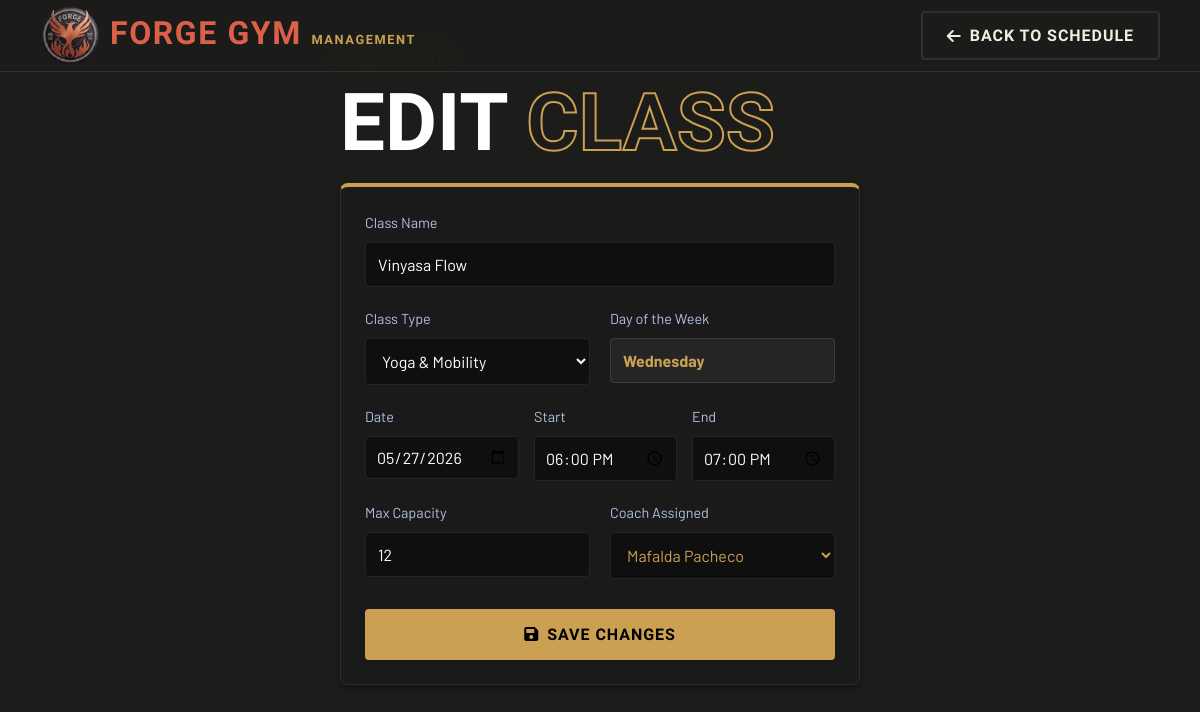
The app's page /pages/edit_class.php?id=6 (signed in) with its own data.
### tables this page shows
CREATE TABLE classes (
    id          INTEGER PRIMARY KEY AUTOINCREMENT,
    name        TEXT NOT NULL,
    type        TEXT NOT NULL,
    trainer_id  INTEGER,
    class_date  TEXT NOT NULL,
    day_of_week TEXT,
    start_time  TEXT,
    end_time    TEXT,
    capacity    INTEGER,
    FOREIGN KEY (trainer_id) REFERENCES trainers(id)
);

CREATE TABLE trainers (
    id              INTEGER PRIMARY KEY AUTOINCREMENT,
    name            TEXT NOT NULL,
    role            TEXT,
    bio             TEXT,
    specializations TEXT,
    quote           TEXT,
    image_path      TEXT
);

### pages/edit_class.php (the view, shortened to what this page needs)
<?php
$class_id = isset($_GET['id']) ? (int)$_GET['id'] : 0;
try {
    $pdo = new PDO('sqlite:' . DB_PATH);
    $pdo->setAttribute(PDO::ATTR_ERRMODE, PDO::ERRMODE_EXCEPTION);
    $stmtClass = $pdo->prepare("SELECT * FROM classes WHERE id = ?");
    $stmtClass->execute([$class_id]);
    $class = $stmtClass->fetch(PDO::FETCH_ASSOC);
    $trainers = $pdo->query("SELECT id, name FROM trainers ORDER BY name ASC")->fetchAll(PDO::FETCH_ASSOC);
} catch (PDOException $e) {
    die("Database failure: " . $e->getMessage());
}
?>
<!DOCTYPE html>
<html lang="en">
<head>
  <link rel="stylesheet" href="../css/style.css" />
  <link rel="stylesheet" href="https://cdnjs.cloudflare.com/ajax/libs/font-awesome/6.0.0/css/all.min.css">
</head>
<body style="background: var(--color-bg); color: white;">
  <header class="header">
    <div class="container header__inner">
      <a href="../index.php" class="logo">
        <img src="../images/logo.png" alt="FORGE GYM" class="logo__img" />
        <span class="logo__text">FORGE GYM <span style="color: var(--color-gold); font-size: 0.8rem;">MANAGEMENT</span></span>
      </a>
      <nav class="nav" style="justify-content: flex-end;">
        <a href="plan.php" class="btn btn--ghost"><i class="fas fa-arrow-left"></i> Back to Schedule</a>
      </nav>
    </div>
  </header>
  <main class="container page-spacing" style="max-width: 600px; padding-top: 3rem;">
    <header class="page-header" style="text-align: left; margin-bottom: var(--sp-6);">
      <p class="eyebrow" style="color: var(--color-gold);">Class Editor</p>
      <h1 class="page-title">EDIT <span class="page-title--outline">CLASS</span></h1>
    </header>
    <section class="card" style="border-top: 4px solid var(--color-gold); background: #1a1a1a; padding: var(--sp-6);">
      <form action="edit_class.php?id=<?php echo $class_id; ?>" method="POST" style="display: flex; flex-direction: column; gap: 20px;">
        <div class="input-group">
          <label style="display: block; margin-bottom: 8px; color: var(--color-text-muted); font-size: 0.9rem;">Class Name</label>
          <input type="text" name="name" class="form-control" style="width: 100%; padding: 12px; background: rgba(0,0,0,0.4); border: 1px solid var(--color-border); color: white; border-radius: 4px;" value="<?php echo htmlspecialchars($class['name']); ?>" required>
        </div>
        <div style="display: grid; grid-template-columns: 1fr 1fr; gap: 20px;">
          <div>
            <label style="display: block; margin-bottom: 8px; color: var(--color-text-muted); font-size: 0.9rem;">Class Type</label>
            <select name="type" class="form-control" style="width: 100%; padding: 12px; background: rgba(0,0,0,0.4); border: 1px solid var(--color-border); color: white; border-radius: 4px;">
              <option value="Yoga" <?php echo $class['type'] === 'Yoga' ? 'selected' : ''; ?>>Yoga & Mobility</option>
            </select>
          </div>
          <div>
            <label style="display: block; margin-bottom: 8px; color: var(--color-text-muted); font-size: 0.9rem;">Day of the Week</label>
            <input type="text" id="day_display" class="form-control" style="width: 100%; padding: 12px; background: rgba(255,255,255,0.05); border: 1px solid rgba(255,255,255,0.1); color: var(--color-gold); border-radius: 4px; cursor: not-allowed; font-weight: bold;" value="<?php echo htmlspecialchars($class['day_of_week']); ?>" disabled>
          </div>
        </div>
        <div style="display: grid; grid-template-columns: 1fr 1fr 1fr; gap: 15px;">
          <div>
            <label style="display: block; margin-bottom: 8px; color: var(--color-text-muted); font-size: 0.9rem;">Date</label>
            <input type="date" id="class_date_input" name="class_date" class="form-control" style="width: 100%; padding: 10px; background: rgba(0,0,0,0.4); border: 1px solid var(--color-border); color: white; border-radius: 4px;" value="<?php echo $class['class_date']; ?>" required onchange="updateDay()">
          </div>
          <div>
            <label style="display: block; margin-bottom: 8px; color: var(--color-text-muted); font-size: 0.9rem;">Start</label>
            <input type="time" name="start_time" class="form-control" style="width: 100%; padding: 10px; background: rgba(0,0,0,0.4); border: 1px solid var(--color-border); color: white; border-radius: 4px;" value="<?php echo $class['start_time']; ?>" required>
          </div>
          <div>
            <label style="display: block; margin-bottom: 8px; color: var(--color-text-muted); font-size: 0.9rem;">End</label>
            <input type="time" name="end_time" class="form-control" style="width: 100%; padding: 10px; background: rgba(0,0,0,0.4); border: 1px solid var(--color-border); color: white; border-radius: 4px;" value="<?php echo $class['end_time']; ?>" required>
          </div>
        </div>
        <div style="display: grid; grid-template-columns: 1fr 1fr; gap: 20px;">
          <div>
            <label style="display: block; margin-bottom: 8px; color: var(--color-text-muted); font-size: 0.9rem;">Max Capacity</label>
            <input type="number" name="capacity" class="form-control" style="width: 100%; padding: 12px; background: rgba(0,0,0,0.4); border: 1px solid var(--color-border); color: white; border-radius: 4px;" value="<?php echo $class['capacity']; ?>" min="1" required>
          </div>
          <div>
            <label style="display: block; margin-bottom: 8px; color: var(--color-text-muted); font-size: 0.9rem;">Coach Assigned</label>
            <?php if ($_SESSION['role'] === 'admin'): ?>
              <select name="trainer_id" class="form-control" style="width: 100%; padding: 12px; background: rgba(0,0,0,0.4); border: 1px solid var(--color-border); color: var(--color-gold); border-radius: 4px;">
                <?php foreach ($trainers as $t): ?>
                  <option value="<?php echo $t['id']; ?>" <?php echo $class['trainer_id'] == $t['id'] ? 'selected' : ''; ?>><?php echo htmlspecialchars($t['name']); ?></option>
                <?php endforeach; ?>
              </select>
            <?php endif; ?>
          </div>
        </div>
        <button type="submit" class="btn btn--primary" style="margin-top: 10px; width: 100%; background: var(--color-gold); border-color: var(--color-gold); color: black; font-weight: bold; padding: 14px;">
          <i class="fas fa-save"></i> Save Changes
        </button>
      </form>
    </section>
  </main>
</body>
</html>

### css/01-base.css (style rules this page uses)
:root { --color-bg: #1C1C1A; --color-bg-alt: #161614; --color-bg-surface: #242422; --color-border: rgba(177, 191, 226, 0.12); --color-primary: #16336F; --color-primary-hover:#1a3d87; --color-gold: #CBA052; --color-accent: #FE492A; --color-accent-hover: #e03e22; --color-logo: #da604a; --color-text: #F0EEDF; --color-text-muted: #B1BFE2; --color-text-dim: rgba(177, 191, 226, 0.35); --color-on-primary: #F0EEDF; --color-on-accent: #F0EEDF; --font-display: 'Barlow Condensed', sans-serif; --font-body: 'Barlow', sans-serif; --text-xs: 0.75rem; --text-sm: 0.875rem; --text-base: 1rem; --text-lg: 1.125rem; --text-2xl: 1.5rem; --text-3xl: 2rem; --text-4xl: 2.75rem; --text-5xl: 4rem; --sp-2: 0.5rem; --sp-3: 0.75rem; --sp-4: 0.90rem; --sp-6: 1.5rem; --sp-8: 2rem; --sp-10: 2.5rem; --radius-sm: 4px; --radius-md: 8px; --radius-lg: 16px; --radius-full: 9999px; --t-fast: 0.15s ease; --t-base: 0.25s ease; --t-slow: 0.4s ease; --container-max: 1200px; --container-pad: clamp(1rem, 5vw, 2.5rem); --header-h: 4.5rem; }
*, *::before, *::after { box-sizing: border-box; margin: 0; padding: 0; }
body { min-height: 100vh; background-color: var(--color-bg); color: var(--color-text); font-family: var(--font-body); font-size: var(--text-base); line-height: 1.6; -webkit-font-smoothing: antialiased; }
a { color: inherit; text-decoration: none; }
button { cursor: pointer; font-family: inherit; background: none; border: none; }

### css/02-components.css (style rules this page uses)
.btn { display: inline-flex; align-items: center; justify-content: center; gap: var(--sp-2); padding: 0.625rem 1.5rem; font-family: var(--font-display); font-size: var(--text-base); font-weight: 700; letter-spacing: 0.06em; text-transform: uppercase; border: 2px solid transparent; border-radius: var(--radius-sm); transition: all var(--t-fast); white-space: nowrap; }
.btn--primary { background-color: var(--color-accent); color: var(--color-on-accent); border-color: var(--color-accent); }
.btn--ghost { background-color: transparent; color: var(--color-text); border-color: var(--color-border); }
.form-control { background-color: var(--color-bg-surface); color: var(--color-text); border: 1px solid var(--color-border); padding: 0.625rem 1rem; border-radius: var(--radius-sm); font-family: var(--font-body); font-size: var(--text-base); outline: none; transition: border-color var(--t-fast); width: 100%; }
select.form-control { color-scheme: dark; }
.card { background-color: var(--color-bg-surface); border: 1px solid var(--color-border); border-radius: var(--radius-md); padding: var(--sp-6); box-shadow: 0 4px 6px rgba(0, 0, 0, 0.3); }

### css/03-layout.css (style rules this page uses)
.container { max-width: var(--container-max); margin-inline: auto; padding-inline: var(--container-pad); }
.header { position: fixed; top: 0; left: 0; right: 0; z-index: 100; height: var(--header-h); background-color: rgba(28, 28, 26, 0.9); backdrop-filter: blur(14px); -webkit-backdrop-filter: blur(14px); border-bottom: 1px solid var(--color-border); }
.header__inner { height: 100%; display: flex; align-items: center; justify-content: space-between; gap: var(--sp-8); }
.logo { display: flex; align-items: center; flex-shrink: 0; }
.logo__img { height: 60px; width: auto; object-fit: contain; margin-top: 0; }
.logo__text { font-family: var(--font-display); font-size: var(--text-3xl); font-weight: 900; color: var(--color-logo); letter-spacing: 0.05em; line-height: 1; margin-top: -5px; margin-left: 10px; }
.nav { display: flex; align-items: center; gap: var(--sp-8); flex: 1; justify-content: flex-end; }

### css/04-pages.css (style rules this page uses)
.eyebrow { display: inline-block; font-family: var(--font-body); font-size: var(--text-xs); font-weight: 700; letter-spacing: 0.2em; text-transform: uppercase; color: var(--color-accent); margin-bottom: var(--sp-4); }
.page-spacing { padding-top: calc(var(--header-h) + var(--sp-10)); padding-bottom: var(--sp-10); }
.page-header { margin-bottom: var(--sp-8); }
.page-title { font-family: var(--font-display); font-size: clamp(3rem, 8vw, 5rem); font-weight: 900; line-height: 0.9; text-transform: uppercase; }
.page-title--outline { -webkit-text-stroke: 2px var(--color-gold); color: transparent; }

### records on screen
classes: name "Vinyasa Flow", type "Yoga & Mobility", day_of_week "Wednesday", class_date "05/27/2026", start_time "18:00", end_time "19:00", capacity "12", trainer_id "Mafalda Pacheco"
